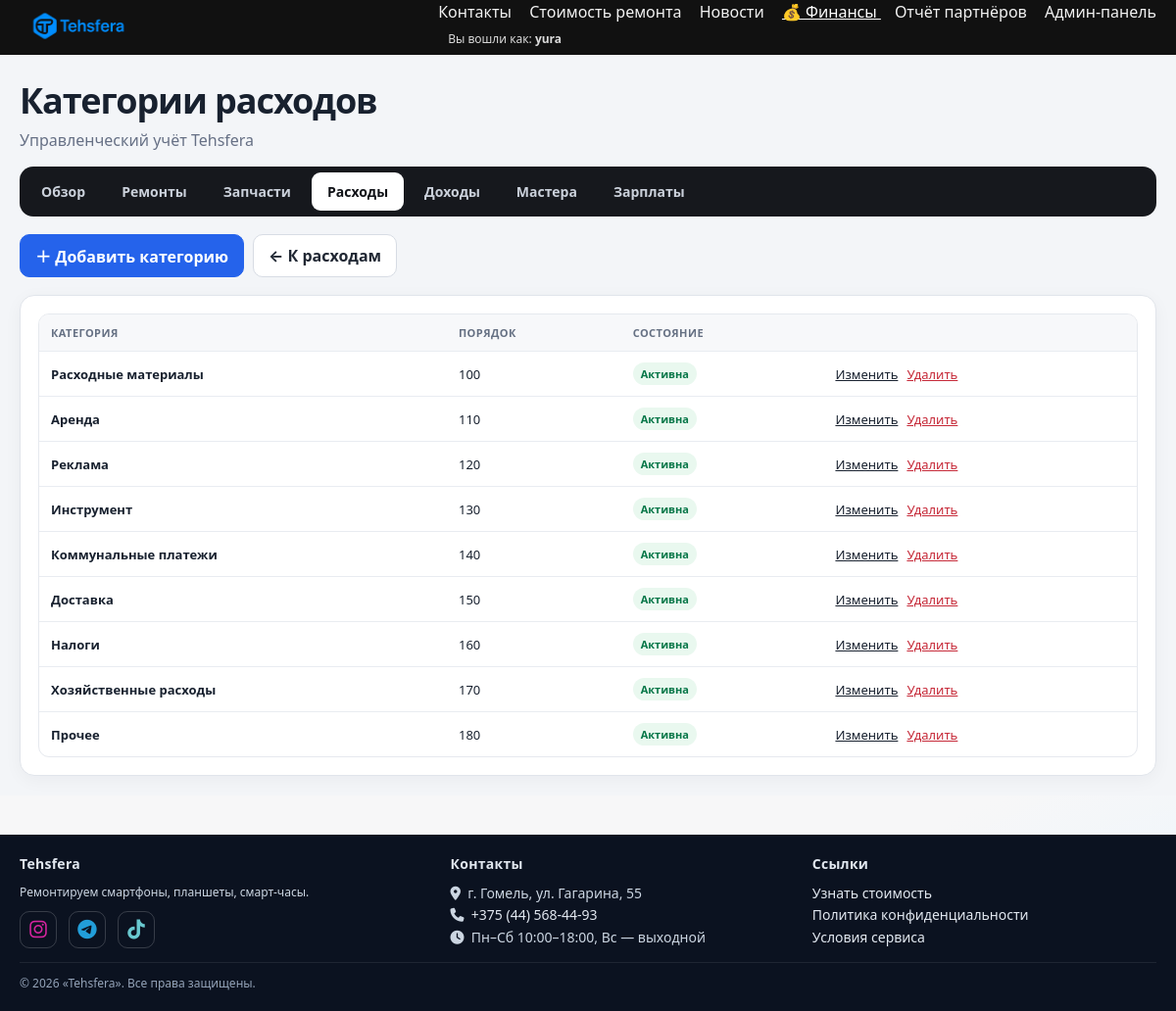
Page /finance/expense-categories/ (signed in) on the committed database.
### finance/models.py (models this page shows, shortened)
class ExpenseCategory(models.Model):
    name = models.CharField("Название", max_length=120, unique=True)
    is_active = models.BooleanField("Активна", default=True)
    sort_order = models.PositiveIntegerField("Порядок", default=0)
    class Meta:
        verbose_name = "Категория расходов"
        verbose_name_plural = "Категории расходов"
        ordering = ["sort_order", "name"]

### finance/views.py (the view)
# urls.py: path("expense-categories/", views.category_list, name="category_list"),
@finance_staff_required
def category_list(request):
    return render(request, "finance/category_list.html", {"categories": ExpenseCategory.objects.all()})

### finance/templates/finance/category_list.html
{% extends "finance/base.html" %}{% block finance_title %}Категории расходов{% endblock %}{% block finance_content %}<div class="fin-actions"><a class="fin-btn primary" href="{% url 'finance:category_create' %}">＋ Добавить категорию</a><a class="fin-btn" href="{% url 'finance:expense_list' %}">← К расходам</a></div><section class="fin-card"><div class="fin-table-wrap"><table class="fin-table"><thead><tr><th>Категория</th><th>Порядок</th><th>Состояние</th><th></th></tr></thead><tbody>{% for category in categories %}<tr><td><strong>{{ category.name }}</strong></td><td>{{ category.sort_order }}</td><td><span class="fin-badge {% if not category.is_active %}off{% endif %}">{% if category.is_active %}Активна{% else %}Неактивна{% endif %}</span></td><td><div class="fin-row-actions"><a href="{% url 'finance:category_edit' category.pk %}">Изменить</a><a href="{% url 'finance:category_delete' category.pk %}">Удалить</a></div></td></tr>{% empty %}<tr><td colspan="4" class="fin-empty">Категорий нет</td></tr>{% endfor %}</tbody></table></div></section>{% endblock %}

### repairs/templates/repairs/base.html (shortened to what this page needs)
<!DOCTYPE html>
{% load static %}
<html lang="ru">
<head>
  <link rel="stylesheet" href="https://cdnjs.cloudflare.com/ajax/libs/font-awesome/6.6.0/css/all.min.css">
</head>
<body>
  <header>
    <div class="wrap">
      <div class="row">
        <a class="brand" href="{% url 'repairs:brand_list' %}" aria-label="Tehsfera — на главную">
          <img src="{% static 'img/tehsfera-logo.png' %}" alt="Tehsfera" loading="eager" decoding="async">
        </a>
        <nav class="site-nav" id="siteNav">
          <div class="nav-links" id="navLinks">
            <a href="{% url 'repairs:contacts' %}"
               class="{% if request.path|slice:':10' == '/contacts' %}active{% endif %}">
              Контакты
            </a>
            <a href="{% url 'repairs:brand_list' %}"
               class="{% if request.path == '/' or request.path|slice:':8' == '/repairs' %}active{% endif %}">
              Стоимость ремонта
            </a>
            <a href="{% url 'news:list' %}"
               class="{% if request.path|slice:':6' == '/news/' %}active{% endif %}">
              Новости
            </a>
            {% if request.user.is_staff %}
              {% if perms.finance.view_repairfinance %}
                <a href="{% url 'finance:dashboard' %}"
                   class="{% if request.path|slice:':9' == '/finance/' %}active{% endif %}">
                  💰 Финансы
                </a>
              {% endif %}
              <a href="{% url 'repairs:referrals_report' %}"
                 class="{% if request.path|slice:':11' == '/referrals' %}active{% endif %}">
                Отчёт партнёров
              </a>
            {% elif request.user.is_authenticated and request.user.employee_profile.is_active %}
              <a href="{% url 'master_portal:dashboard' %}"
                 class="{% if request.path|slice:':8' == '/master/' %}active{% endif %}">
                💰 Моя зарплата
              </a>
            {% endif %}
            {% if request.user.is_authenticated and request.user.is_staff %}
              <a href="{% url 'admin:index' %}">Админ-панель</a>
              <div class="small" style="opacity:.85; padding: 8px 10px;">
                Вы вошли как: <b>{{ request.user.username }}</b>
              </div>
            {% endif %}
          </div>
        </nav>
      </div>
    </div>
  </header>
  <main>
    {% block content %}{% endblock %}
  </main>
  <footer>
    <div class="wrap">
      <div class="grid">
        <section>
          <h4>Tehsfera</h4>
          <p class="small" style="margin:0 0 10px">Ремонтируем смартфоны, планшеты, смарт-часы.</p>
          <div class="social">
            <a class="ig" href="https://www.instagram.com/tehsfera_gomel" target="_blank" rel="noopener" title="Instagram: @tehsfera_gomel" aria-label="Instagram">
              <i class="fa-brands fa-instagram"></i>
            </a>
            <a class="tg" href="https://t.me/+OeKcuIOyDMBiOGUy" target="_blank" rel="noopener" title="Telegram — вопросы и обсуждения" aria-label="Telegram">
              <i class="fa-brands fa-telegram"></i>
            </a>
            <a class="tt" href="https://www.tiktok.com/@tehsfera" target="_blank" rel="noopener" title="TikTok: @tehsfera" aria-label="TikTok">
              <i class="fa-brands fa-tiktok"></i>
            </a>
          </div>
        </section>
        <section>
          <h4>Контакты</h4>
          <ul>
            <li><i class="fa-solid fa-location-dot"></i>&nbsp; г. Гомель, ул. Гагарина, 55</li>
            <li><i class="fa-solid fa-phone"></i>&nbsp; <a href="tel:+375445684493">+375 (44) 568-44-93</a></li>
            <li><i class="fa-solid fa-clock"></i>&nbsp; Пн–Сб 10:00–18:00, Вс — выходной</li>
          </ul>
        </section>
        <section>
          <h4>Ссылки</h4>
          <ul>
            <li><a href="{% url 'repairs:brand_list' %}">Узнать стоимость</a></li>
            <li><a href="{% url 'privacy' %}">Политика конфиденциальности</a></li>
            <li><a href="{% url 'terms' %}">Условия сервиса</a></li>
          </ul>
        </section>
      </div>
      <div class="f-bottom">
        <div>© {% now "Y" %} «Tehsfera». Все права защищены.</div>
      </div>
    </div>
  </footer>
</body>
</html>

### repairs/templates/repairs/base.html (style rules this page uses)
:root { --container: 1200px; --gap: 16px; --radius: 14px; --ink: #0f172a; --muted: #64748b; --brd: #e5e7eb; --brd2: #cbd5e1; --header-h: 56px; --logo-h: 124px; --logo-up: 10px; }
* { box-sizing: border-box; }
body { font-family: system-ui, -apple-system, Segoe UI, Roboto, Arial; margin: 0; color: var(--ink); background: radial-gradient(1200px 600px at -10% 0%, #eef2ff 0%, rgba(238,242,255,0) 60%), radial-gradient(900px 500px at 110% 100%, #e6f4ff 0%, rgba(230,244,255,0) 55%), radial-gradient(700px 400px at 50% -20%, #ffe9f0 0%, rgba(255,233,240,0) 60%), #f7f7f8; background-attachment: fixed, fixed, fixed, scroll; }
a { color: inherit; }
header { background: #111; color: #fff; }
.wrap { max-width: var(--container); margin: 0 auto; padding: 0 20px; }
header .row { display: flex; justify-content: space-between; align-items: center; gap: 12px; height: var(--header-h); overflow: visible; }
header a { color: #fff; text-decoration: none; }
header nav a { opacity: .95; }
header nav a + a { margin-left: 14px; }
header nav a.active { opacity: 1; text-decoration: underline; }
header .brand { display:inline-flex; align-items:center; height: var(--header-h); }
header .brand img { display:block; height: var(--logo-h); width:auto; margin-top: calc(var(--logo-up) * -1); margin-bottom: calc(var(--logo-up) * -1); }
main { max-width: var(--container); margin: 0 auto; padding: 20px; }
.grid { display: grid; grid-template-columns: repeat(auto-fill, minmax(180px, 1fr)); gap: var(--gap); }
.small { font-size: 12px; }
.site-nav { display: flex; align-items: center; gap: 14px; }
footer { background: #0b1220; color: #cbd5e1; margin-top: 40px; padding: 20px 0; }
footer .grid { display: grid; gap: 18px; grid-template-columns: 1.2fr 1fr 1fr; }
footer h4 { margin: 0 0 10px; font-size: 14px; color: #e2e8f0; letter-spacing: .02em; }
footer p, footer li, footer a { font-size: 14px; line-height: 1.6; }
footer a { color: #e2e8f0; text-decoration: none; }
footer ul { margin: 0; padding: 0; list-style: none; }
.f-bottom { margin-top: 14px; padding-top: 12px; border-top: 1px solid rgba(255,255,255,.08); display: flex; justify-content: space-between; align-items: center; gap: 12px; font-size: 12px; color: #94a3b8; }
footer .social { display: flex; gap: 12px; align-items: center; flex-wrap: wrap; }
footer .social a { display: inline-flex; align-items: center; justify-content: center; width: 38px; height: 38px; border-radius: 10px; border: 1px solid rgba(255,255,255,.18); text-decoration: none; background: transparent; }
footer .social a i { font-size: 20px; line-height: 1; font-family: "Font Awesome 6 Brands"; font-weight: 400; }
footer .social a.ig i { color: #d6249f; }
footer .social a.tt i { color: #69C9D0; }
footer .social a.tg i { color: #229ED9; }

### finance/templates/finance/base.html (style rules this page uses)
main { padding-top:22px;background:#f3f5f8 }
.fin-actions { display:flex;gap:9px;flex-wrap:wrap;margin:0 0 18px }
.fin-btn { appearance:none;display:inline-flex;align-items:center;justify-content:center;gap:6px;min-height:42px;padding:9px 15px;border:1px solid #d7dce4;border-radius:10px;background:#fff;color:#202733;text-decoration:none;font:inherit;font-weight:750;cursor:pointer }
.fin-btn.primary { background:#2563eb;border-color:#2563eb;color:#fff }
.fin-card { background:#fff;border:1px solid #e1e5eb;border-radius:15px;padding:18px;box-shadow:0 4px 18px rgba(20,30,50,.045);min-width:0 }
.fin-table-wrap { overflow:auto;border:1px solid #e6e9ee;border-radius:11px }
.fin-table { width:100%;border-collapse:collapse;font-size:13px;white-space:nowrap }
.fin-table th,.fin-table td { padding:11px 12px;border-bottom:1px solid #e9ecf1;text-align:left }
.fin-table th { background:#f7f8fa;color:#657083;font-size:11px;text-transform:uppercase;letter-spacing:.04em }
.fin-table tr:last-child td { border-bottom:0 }
.fin-row-actions { display:flex;gap:9px }
.fin-row-actions a:last-child { color:#c62938 }
.fin-badge { display:inline-flex;padding:4px 8px;border-radius:99px;background:#e9f8ef;color:#067647;font-size:11px;font-weight:800 }

### rows in the picture
ExpenseCategory: name "Расходные материалы", sort_order "100", is_active "Активна"
ExpenseCategory: name "Аренда", sort_order "110", is_active "Активна"
ExpenseCategory: name "Реклама", sort_order "120", is_active "Активна"
ExpenseCategory: name "Инструмент", sort_order "130", is_active "Активна"
ExpenseCategory: name "Коммунальные платежи", sort_order "140", is_active "Активна"
ExpenseCategory: name "Доставка", sort_order "150", is_active "Активна"
ExpenseCategory: name "Налоги", sort_order "160", is_active "Активна"
ExpenseCategory: name "Хозяйственные расходы", sort_order "170", is_active "Активна"
ExpenseCategory: name "Прочее", sort_order "180", is_active "Активна"

### other values in the picture
{{ request.user.username }} "yura"
